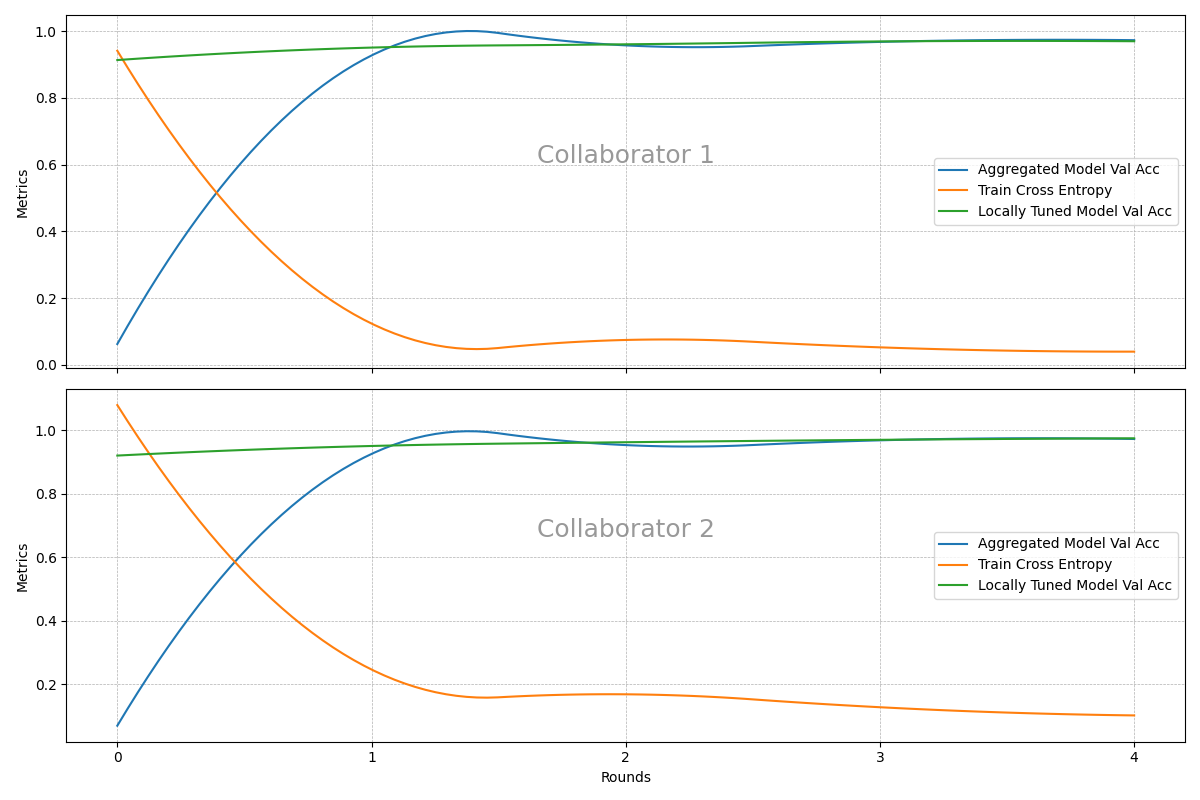

The Python source for this figure:
import matplotlib.pyplot as plt
import numpy as np
from scipy.interpolate import make_interp_spline

# Data from the logs
rounds = [
          0, 1, 2, 3, 4, 
          # 5, 6, 7, 8, 9
          ]
collaborator1_agg_model_val_acc = [
    0.06279999762773514, 
    0.926800012588501, 
    0.9570000171661377, 
    0.9674000144004822, 
    0.972599983215332,
    # 0.9757999777793884,
    # 0.9783999919891357,
    # 0.9805999994277954,
    # 0.9810000061988831,
    # 0.9818000197410583
]
collaborator1_train_cross_entropy = [
    0.9409059286117554, 
    0.12404325604438782, 
    0.0749373510479927, 
    0.05283943936228752, 
    0.039963290095329285,
    # 0.03276584669947624,
    # 0.027651283890008926,
    # 0.022429443895816803,
    # 0.019461430609226227,
    # 0.01668413355946541
]
collaborator1_locally_tuned_model_val_acc = [
    0.9129999876022339, 
    0.9503999948501587, 
    0.9602000117301941, 
    0.9688000082969666, 
    0.9693999886512756,
    # 0.9735999703407288,
    # 0.9751999974250793,
    # 0.9753999710083008,
    # 0.9768000245094299,
    # 0.9818000197410583
]

collaborator2_agg_model_val_acc = [
    0.06921384483575821, 
    0.9247849583625793, 
    0.9525905251502991, 
    0.9675934910774231, 
    0.9717943668365479,
    # 0.9757951498031616,
    # 0.9801960587501526,
    # 0.9799960255622864,
    # 0.9803960919380188,
    # 0.9809961915016174
]
collaborator2_train_cross_entropy = [
    1.0785664319992065, 
    0.24602793157100677, 
    0.1680326759815216, 
    0.12732785940170288, 
    0.10157092660665512,
    # 0.0866941511631012,
    # 0.07262127101421356,
    # 0.06606701761484146,
    # 0.05299024656414986,
    # 0.04825533926486969
]
collaborator2_locally_tuned_model_val_acc = [
    0.9195839166641235, 
    0.9497899413108826, 
    0.9615923166275024, 
    0.9691938161849976, 
    0.973994791507721,
    # 0.976195216178894,
    # 0.976195216178894,
    # 0.9827965497970581,
    # 0.9785957336425781,
    # 0.9799960255622864
]

# Interpolation for smoothing lines (less smooth)
def smooth_line(x, y, points=100):
    x_new = np.linspace(min(x), max(x), points)
    spl = make_interp_spline(x, y, k=2)  # Using quadratic spline for less smoothing
    y_smooth = spl(x_new)
    return x_new, y_smooth

# Create the subplots
fig, (ax1, ax2) = plt.subplots(2, 1, figsize=(12, 8))

# Smooth and plot for Collaborator 1
x_new, y_smooth = smooth_line(rounds, collaborator1_agg_model_val_acc)
ax1.plot(x_new, y_smooth, label='Aggregated Model Val Acc')

x_new, y_smooth = smooth_line(rounds, collaborator1_train_cross_entropy)
ax1.plot(x_new, y_smooth, label='Train Cross Entropy')

x_new, y_smooth = smooth_line(rounds, collaborator1_locally_tuned_model_val_acc)
ax1.plot(x_new, y_smooth, label='Locally Tuned Model Val Acc')

ax1.set_ylabel('Metrics')
ax1.legend()
ax1.grid(which='both', linestyle='--', linewidth=0.5)
ax1.tick_params(labelbottom=False)  # Remove x-axis labels from the upper subplot
ax1.set_xticks(rounds)  # Set x-ticks to be integers

# Smooth and plot for Collaborator 2
x_new, y_smooth = smooth_line(rounds, collaborator2_agg_model_val_acc)
ax2.plot(x_new, y_smooth, label='Aggregated Model Val Acc')

x_new, y_smooth = smooth_line(rounds, collaborator2_train_cross_entropy)
ax2.plot(x_new, y_smooth, label='Train Cross Entropy')

x_new, y_smooth = smooth_line(rounds, collaborator2_locally_tuned_model_val_acc)
ax2.plot(x_new, y_smooth, label='Locally Tuned Model Val Acc')

ax2.set_xlabel('Rounds')
ax2.set_ylabel('Metrics')
ax2.legend()
ax2.grid(which='both', linestyle='--', linewidth=0.5)
ax2.set_xticks(rounds)  # Set x-ticks to be integers

# Add titles on background
fig.text(0.5, 0.6, 'Collaborator 1', fontsize=18, color='gray', ha='center', va='center', alpha=0.8, transform=ax1.transAxes)
fig.text(0.5, 0.6, 'Collaborator 2', fontsize=18, color='gray', ha='center', va='center', alpha=0.8, transform=ax2.transAxes)

# Adjust layout
plt.tight_layout()
plt.show()
